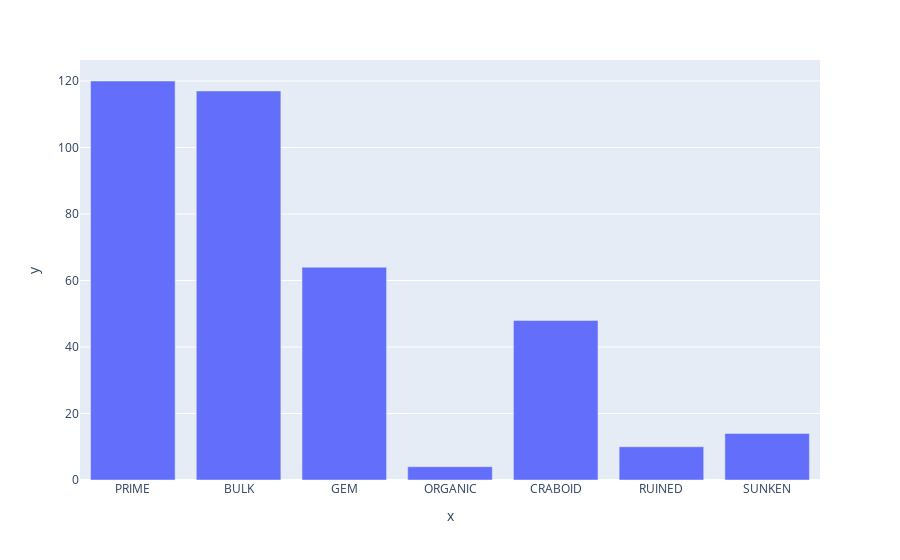

Notebook code for this chart:
### Code cell
group_by_class = {}
for cra in crabadas:
    class_name = cra["class_name"]
    if class_name in group_by_class:
        group_by_class[class_name] = group_by_class[class_name] + 1
    else:
        group_by_class[class_name] = 1

fig = px.bar(x=group_by_class.keys(), y=group_by_class.values())
fig.show()

### Figure 1 — Plotly figure (JSON) as saved in the notebook; plotly's stock layout.template omitted (floating-point values rounded to 4 significant figures)
{"data": [{"alignmentgroup": "True", "hovertemplate": "x=%{x}<br>y=%{y}<extra></extra>", "legendgroup": "", "marker": {"color": "#636efa", "pattern": {"shape": ""}}, "name": "", "offsetgroup": "", "orientation": "v", "showlegend": false, "textposition": "auto", "type": "bar", "x": ["PRIME", "BULK", "GEM", "ORGANIC", "CRABOID", "RUINED", "SUNKEN"], "xaxis": "x", "y": [120, 117, 64, 4, 48, 10, 14], "yaxis": "y"}], "layout": {"barmode": "relative", "legend": {"tracegroupgap": 0}, "margin": {"t": 60}, "xaxis": {"anchor": "y", "domain": [0, 1], "title": {"text": "x"}}, "yaxis": {"anchor": "x", "domain": [0, 1], "title": {"text": "y"}}}}
